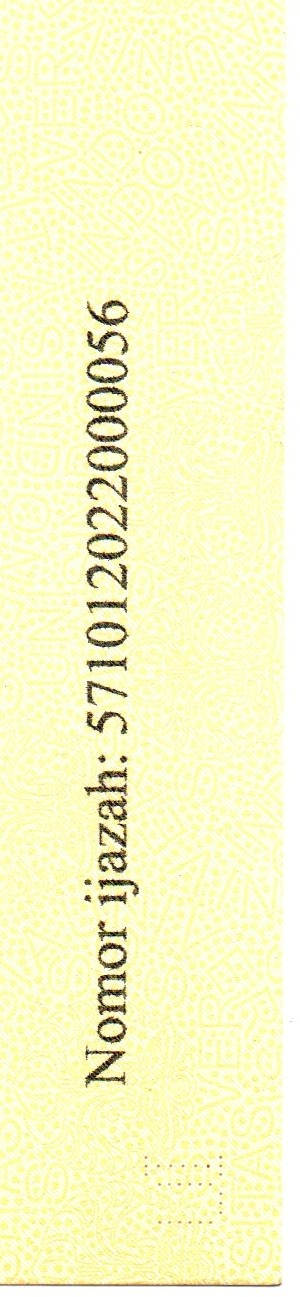
#> input picture Tugas 4/uploads/01_HighQuality_Enhanced.jpg, 300 x 1297 px
$ python enhancement_nomor_ijazah.py
#> lines starting #> are read from the running program, lines starting #| are printed output that depends on the picture
"""
enhancement_nomor_ijazah.py
============================
Tugas: Peningkatan kualitas area "Nomor ijazah" pada citra agar karakter
lebih mudah dikenali, menggunakan tiga metode enhancement:
    1. Brightness Adjustment
    2. Contrast Stretching
    3. Histogram Equalization

Untuk tiap citra, ketiga metode dibandingkan secara VISUAL (citra + histogram)
dan secara OBJEKTIF menggunakan OCR (Tesseract) yang hasil teksnya
dibandingkan dengan ground truth nomor ijazah.

Requirement:
    pip install opencv-python-headless numpy matplotlib pytesseract
    sudo apt install tesseract-ocr

Struktur folder yang diasumsikan:
    ./uploads/   -> berisi 9 file citra (01_....jpg ... 09_....jpg)
    ./outputs/   -> hasil figure (.png) dan results.json akan disimpan di sini
"""

import os
import json
import difflib

import cv2
import numpy as np
import matplotlib.pyplot as plt
import matplotlib.gridspec as gridspec
import pytesseract

# ---------------------------------------------------------------------------
# 0. KONFIGURASI
# ---------------------------------------------------------------------------

UPLOAD_DIR = "uploads"     # folder berisi citra asli
OUTPUT_DIR = "outputs"     # folder hasil (figure & json)
os.makedirs(OUTPUT_DIR, exist_ok=True)

FILES = [
    "01_HighQuality_Enhanced.jpg",
    "02_LowContrast.jpg",
    "03_Blurred.jpg",
    "04_HighNoise.jpg",
    "05_LowResolution_Upsampled.jpg",
    "06_Faded_Underexposed.jpg",
    "07_ColorShift_WarmTint.jpg",
    "08_JPEGCompression_Artifacts.jpg",
    "09_CombinedDegradation.jpg",
]

# Ground truth teks pada area nomor ijazah, dipakai untuk menilai akurasi OCR
GROUND_TRUTH = "Nomor ijazah: 5710120220000056"


# ---------------------------------------------------------------------------
# 1. FUNGSI CROP ROI (Region of Interest)
# ---------------------------------------------------------------------------

def load_and_crop_roi(path: str) -> np.ndarray:
    """
    Membaca citra dan mengambil area "Nomor ijazah" (ROI), lalu
    mengonversinya ke grayscale.

    Catatan: pada dataset ini, tiap file yang diunggah SUDAH berupa hasil
    crop dari area nomor ijazah (strip vertikal sempit). Jika kamu bekerja
    dengan citra ijazah utuh (belum di-crop), ganti bagian ROI di bawah
    dengan koordinat bounding box area nomor ijazah, misalnya:

        roi = gray[y1:y2, x1:x2]

    di mana (x1,y1)-(x2,y2) adalah koordinat kotak area nomor ijazah.
    """
#> called with path = 'uploads/01_HighQuality_Enhanced.jpg'
    img_bgr = cv2.imread(path, cv2.IMREAD_COLOR)
#> img_bgr is the input picture: shape (1297, 300, 3); mean B, G, R 200.2, 248, 248.2
    if img_bgr is None:
        raise FileNotFoundError(f"Tidak bisa membaca citra: {path}")
    gray = cv2.cvtColor(img_bgr, cv2.COLOR_BGR2GRAY)
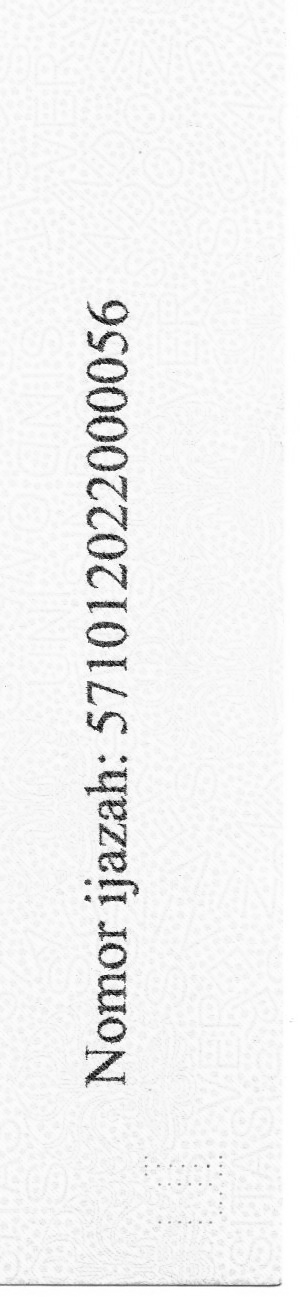
#> gray: shape (1297, 300); min 1, max 255, mean 242.6

    # --- Contoh cropping manual (aktifkan & sesuaikan jika perlu) ---
    # h, w = gray.shape
    # roi = gray[int(0.05*h):int(0.95*h), int(0.05*w):int(0.95*w)]
    # return roi

    return gray  # citra input sudah berupa ROI nomor ijazah


# ---------------------------------------------------------------------------
# 2. TIGA METODE ENHANCEMENT
# ---------------------------------------------------------------------------

def brightness_adjustment(gray: np.ndarray, target_mean: float = 170) -> np.ndarray:
    """
    Brightness adjustment sederhana: menggeser (offset) seluruh nilai
    piksel sehingga rata-rata intensitas citra mendekati target_mean.
    Ini TIDAK mengubah rentang/kontras, hanya menggeser kecerahan.
    """
#> called with target_mean = 170
    delta = target_mean - gray.mean()
#> delta = -72.63
    out = gray.astype(np.float32) + delta
    return np.clip(out, 0, 255).astype(np.uint8)
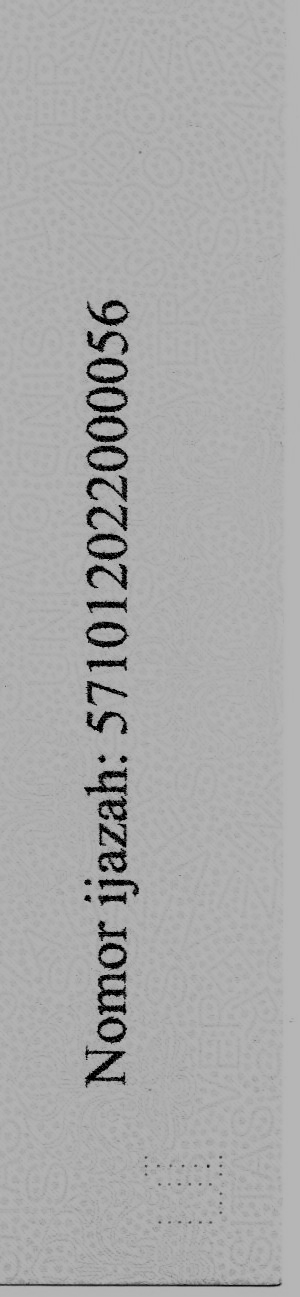
#> returned value: shape (1297, 300); min 0, max 182, mean 169.9


def contrast_stretching(gray: np.ndarray) -> np.ndarray:
    """
    Contrast stretching (linear normalization) berbasis persentil 2-98,
    supaya tidak terlalu sensitif terhadap outlier (piksel ekstrem).

    Rumus:
        out = (in - low) * 255 / (high - low)

    di mana `low` dan `high` adalah persentil ke-2 dan ke-98 dari
    distribusi intensitas citra.
    """
    low, high = np.percentile(gray, (2, 98))
#> low = 119; high = 255
    if high <= low:  # fallback jika citra nyaris konstan
        low, high = gray.min(), gray.max()
        if high <= low:
            return gray.copy()
    out = (gray.astype(np.float32) - low) * 255.0 / (high - low)
    return np.clip(out, 0, 255).astype(np.uint8)
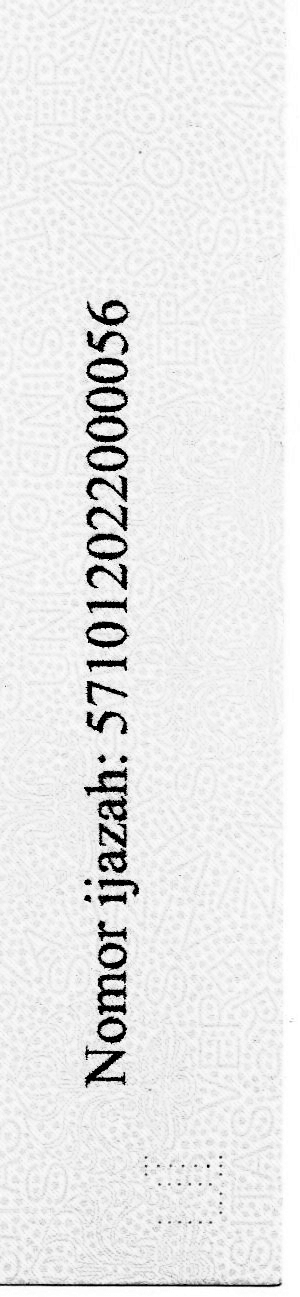
#> returned value: shape (1297, 300); min 0, max 255, mean 233.2


def histogram_equalization(gray: np.ndarray) -> np.ndarray:
    """
    Histogram equalization global menggunakan OpenCV. Meratakan
    distribusi intensitas piksel di seluruh rentang 0-255 berdasarkan
    CDF (cumulative distribution function) histogram citra.
    """
    return cv2.equalizeHist(gray)
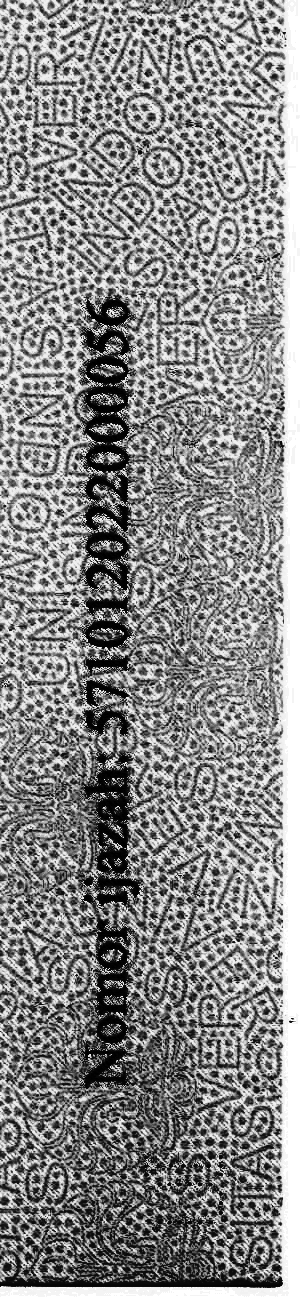
#> returned value: shape (1297, 300); min 0, max 255, mean 137.1


# ---------------------------------------------------------------------------
# 3. VALIDASI OBJEKTIF: OCR + METRIK KONTRAS
# ---------------------------------------------------------------------------

def ocr_read(gray: np.ndarray) -> str:
    """
    Menjalankan OCR (Tesseract) pada citra grayscale.
    Karena teks pada ROI tercetak vertikal (rotasi 90 derajat), citra
    dirotasi dahulu agar teks menjadi horizontal sebelum di-OCR.
    """
    rotated = cv2.rotate(gray, cv2.ROTATE_90_CLOCKWISE)

    # Upscale citra kecil supaya OCR lebih akurat
    h, w = rotated.shape
    if h < 100:
        scale = 100 / h
        rotated = cv2.resize(
            rotated, (int(w * scale), int(h * scale)),
            interpolation=cv2.INTER_CUBIC,
        )

    # --psm 7 = treat the image as a single text line
    text = pytesseract.image_to_string(rotated, config="--psm 7")
    return text.strip()


def text_similarity(a: str, b: str) -> float:
    """Kemiripan string 0-1 antara hasil OCR dan ground truth."""
    return difflib.SequenceMatcher(None, a.lower(), b.lower()).ratio()


# [15 lines left out: function michelson_contrast, not called in this run]


# ---------------------------------------------------------------------------
# 4. VISUALISASI: citra + histogram, sebelum & sesudah, per metode
#    Layout 2x2 (bukan 4 kolom sejajar) supaya tiap panel cukup besar
#    dan mudah dibaca:
#        [Original]        [Brightness]
#        [hist Original]   [hist Brightness]
#        [Contrast Stretch][Hist. Equalization]
#        [hist CS]         [hist HE]
# ---------------------------------------------------------------------------

# Posisi tiap metode di grid 4 baris x 2 kolom: (baris_gambar, baris_histogram)
GRID_POSITION = {
    "Original":            {"img": (0, 0), "hist": (1, 0)},
    "Brightness":          {"img": (0, 1), "hist": (1, 1)},
    "Contrast Stretch":    {"img": (2, 0), "hist": (3, 0)},
    "Hist. Equalization":  {"img": (2, 1), "hist": (3, 1)},
}


# [49 lines left out: functions make_comparison_figure, make_summary_chart, not called in this run]


# ---------------------------------------------------------------------------
# 5. MAIN PIPELINE
# ---------------------------------------------------------------------------

def main():
    all_results = []

    for fname in FILES:
        path = os.path.join(UPLOAD_DIR, fname)
        roi = load_and_crop_roi(path)

        # --- terapkan tiga metode enhancement ---
        methods = {
            "Original": roi,
            "Brightness": brightness_adjustment(roi),
            "Contrast Stretch": contrast_stretching(roi),
            "Hist. Equalization": histogram_equalization(roi),
        }

        # --- validasi tiap hasil dengan OCR + metrik kontras ---
        metrics = {}
        for method_name, img in methods.items():
            ocr_text = ocr_read(img)
            metrics[method_name] = {
                "ocr": ocr_text,
                "sim": text_similarity(ocr_text, GROUND_TRUTH),
                "std": float(img.std()),
                "michelson": michelson_contrast(img),
            }
#> this loop made 1 pass
#> (method_name, h in ocr_read, w in ocr_read) on pass 1: ('Original', 300, 1297)
#> pass 1, in ocr_read, `rotated = cv2.rotate(gray, cv2.ROTATE_90_CLOCKWISE)`:
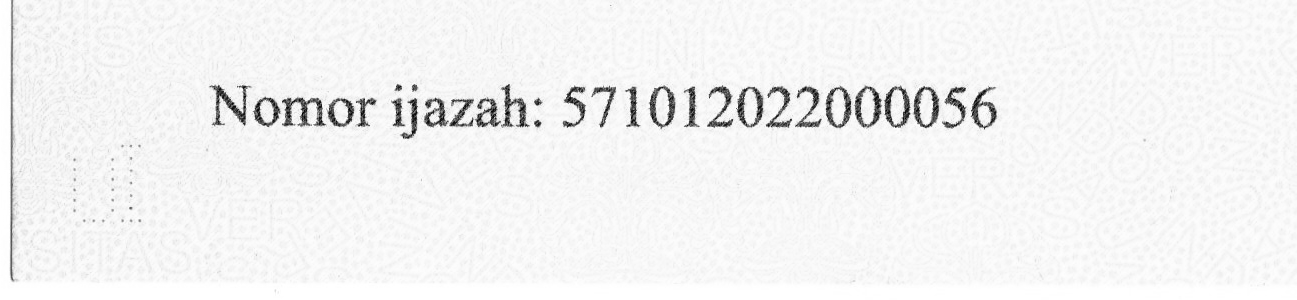
#> rotated: shape (300, 1297); min 1, max 255, mean 242.6
#> after the loop, metrics = 0 items

        row = {"file": fname, **metrics}
        all_results.append(row)

        # --- simpan figure perbandingan (citra + histogram) ---
        out_fig = os.path.join(OUTPUT_DIR, f"compare_{fname.replace('.jpg', '.png')}")
        make_comparison_figure(fname, methods, metrics, out_fig)
        print(f"[OK] {fname} -> {out_fig}")

    # --- simpan ringkasan hasil (JSON) & chart ringkasan ---
    with open(os.path.join(OUTPUT_DIR, "results.json"), "w") as f:
        json.dump(all_results, f, indent=2)

    make_summary_chart(all_results, os.path.join(OUTPUT_DIR, "summary_ocr_accuracy.png"))

    # --- cetak tabel ringkas ke terminal ---
    method_names = ["Original", "Brightness", "Contrast Stretch", "Hist. Equalization"]
    print("\n=== RINGKASAN ===")
    print(f"{'File':35s} {'Method':18s} {'OCR text':32s} {'Sim':>5s} {'Std':>6s} {'Michelson':>9s}")
    for row in all_results:
        for m in method_names:
            d = row[m]
            print(f"{row['file']:35s} {m:18s} {d['ocr'][:32]:32s} "
                  f"{d['sim']:.2f} {d['std']:6.1f} {d['michelson']:9.3f}")

    print("\n=== RATA-RATA PER METODE ===")
    for m in method_names:
        sims = [r[m]["sim"] for r in all_results]
        stds = [r[m]["std"] for r in all_results]
        michs = [r[m]["michelson"] for r in all_results]
        print(f"{m:20s} sim={np.mean(sims):.3f}  std={np.mean(stds):.1f}  "
              f"michelson={np.mean(michs):.3f}")


if __name__ == "__main__":
    main()
#> (the call stopped at in ocr_read, `text = pytesseract.image_to_string(rotated, config="--psm 7")`: pytesseract is not available in this run)
